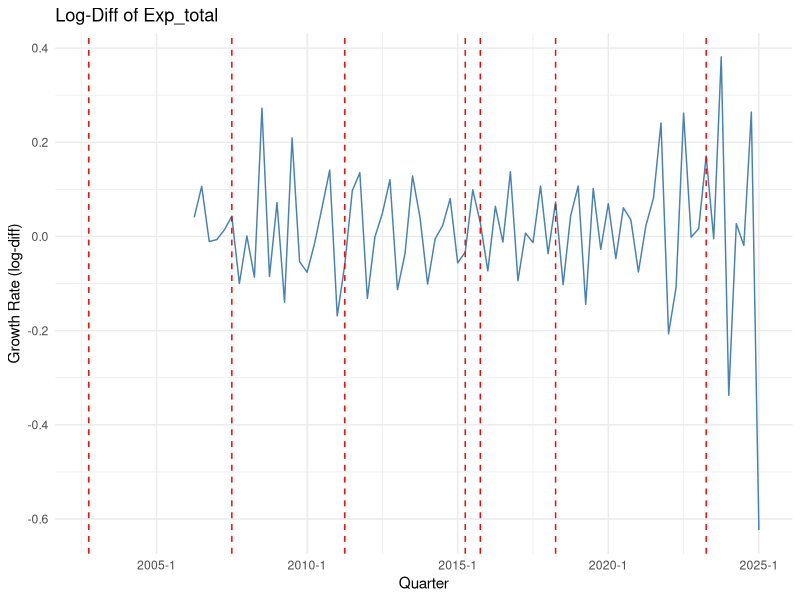
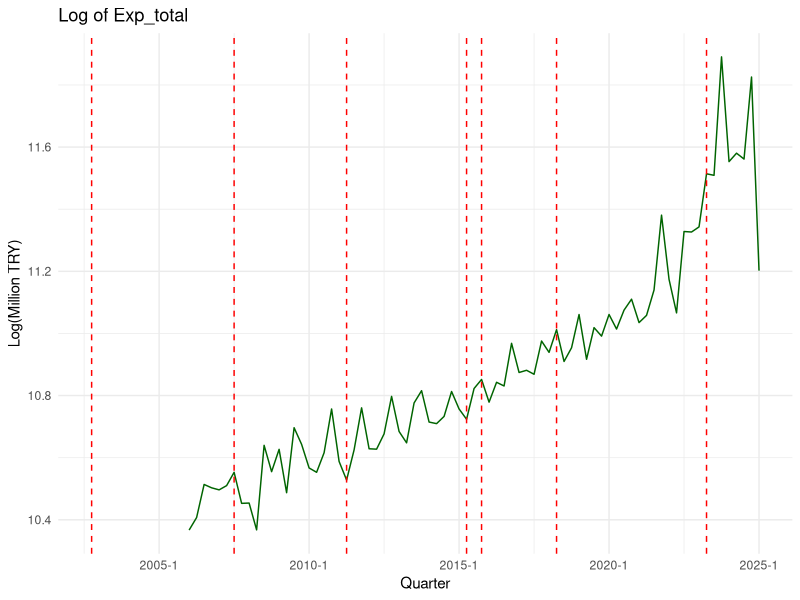
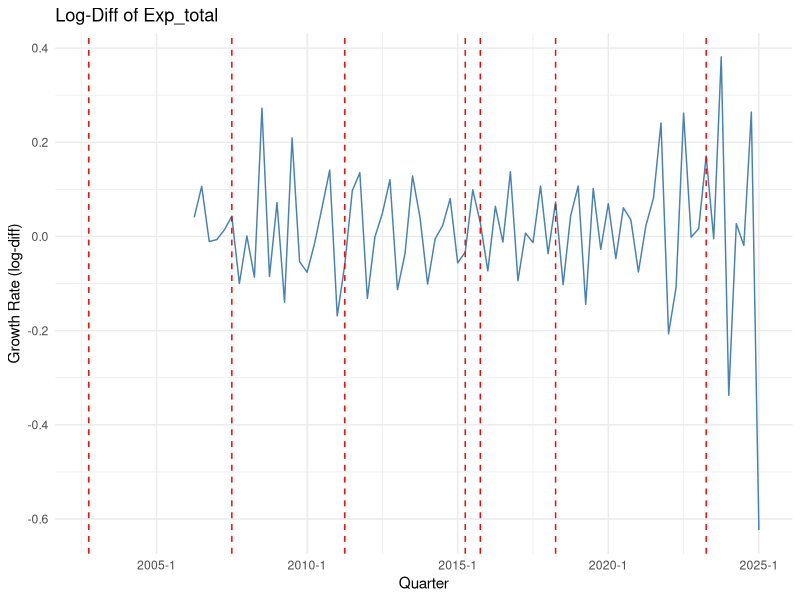
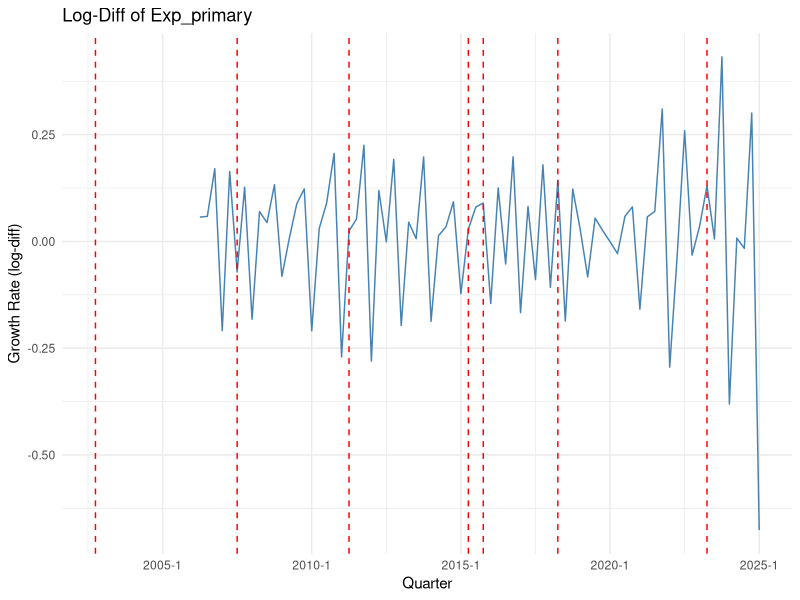
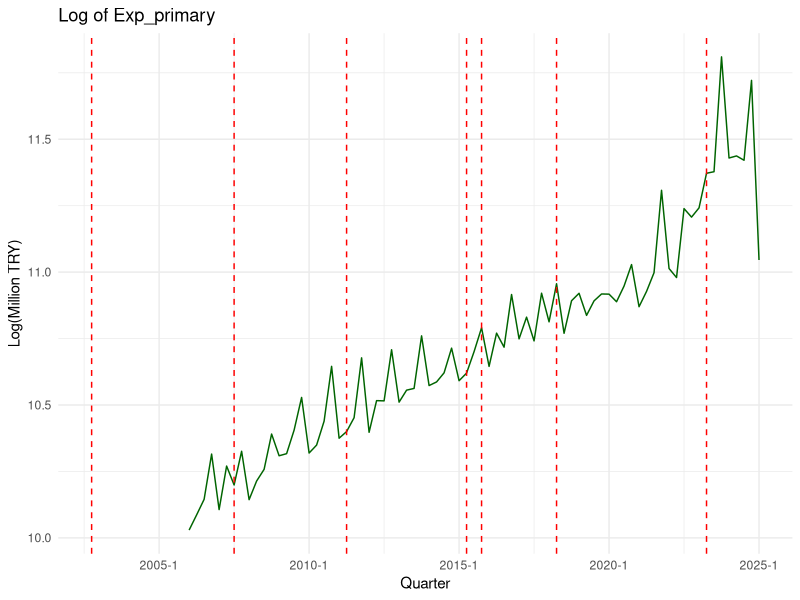
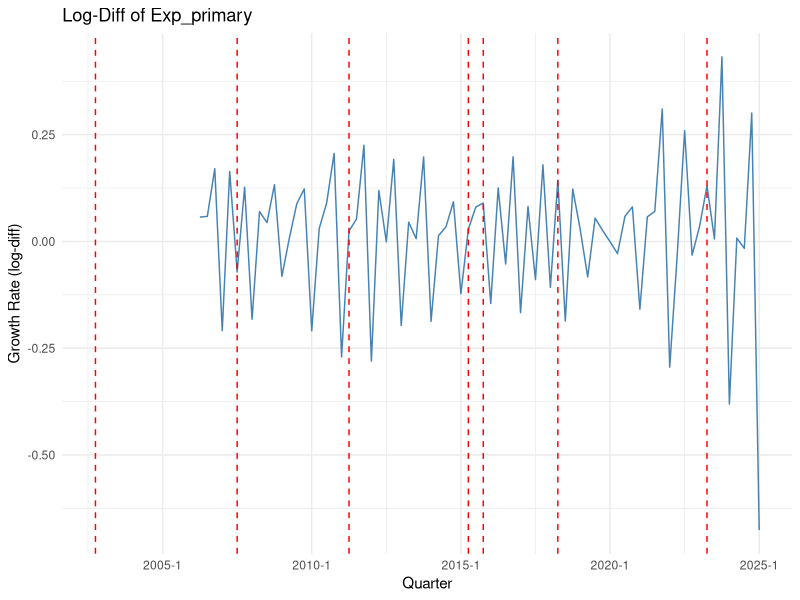
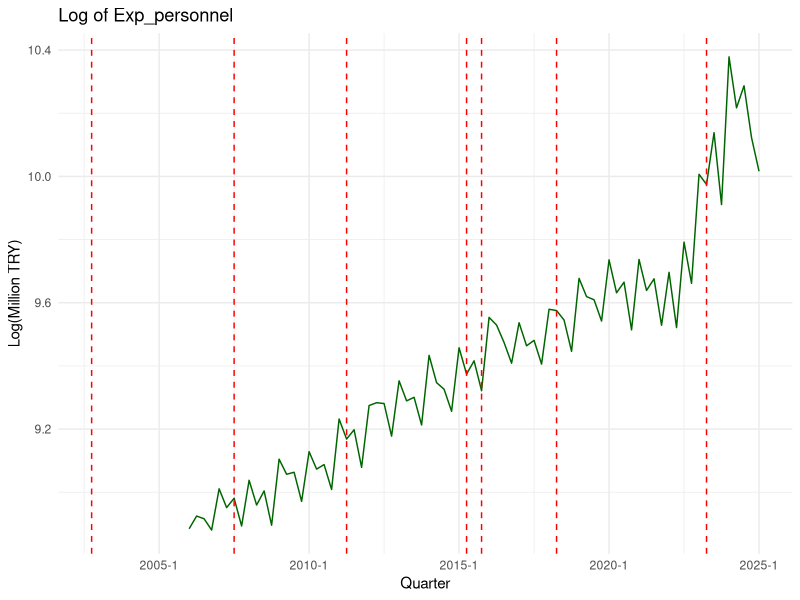
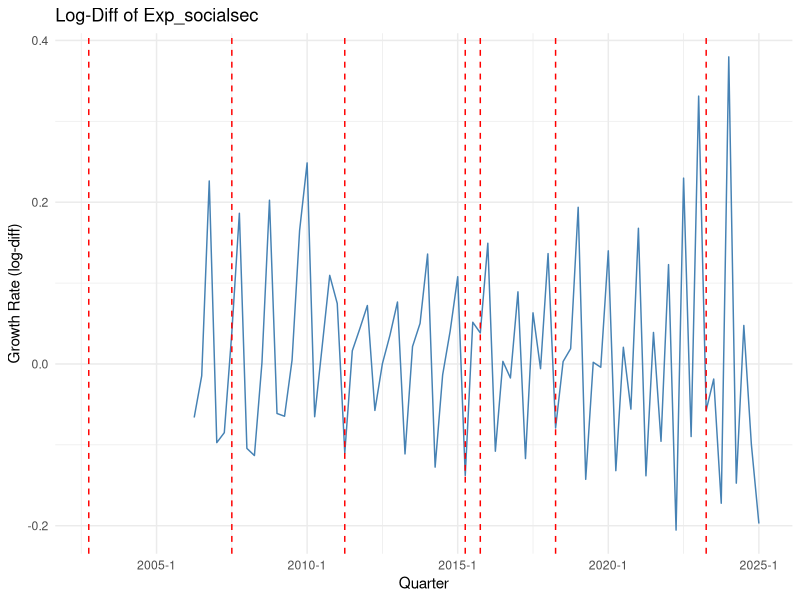

These charts were generated, in order, by the following R code: (Note: this script raises an error after producing the figures.)
# ----------------------------------------
# Script 04 - Log, ADF Test, Conditional Diff + Plot (Final Stable Version)
# ----------------------------------------

library(readr)
library(dplyr)
library(zoo)
library(tseries)
library(ggplot2)
library(stringr)
library(scales)

# Load and prepare data
df <- read_csv("data/processed/EVDS_real.csv")
df$quarter <- as.yearqtr(df$quarter)
df <- df %>% arrange(quarter)

# Define election quarters
elections <- as.yearqtr(c("2002 Q4", "2007 Q3", "2011 Q2", 
                          "2015 Q2", "2015 Q4", "2018 Q2", "2023 Q2"))


# Identify *_real variables (excluding known problematic ones)
real_vars <- names(df) %>%
  str_subset("_real$") %>%
  setdiff(c("cpi", "balance_real", "pri_balance_real"))

# ✅ Remove rows where ALL real fiscal variables are NA
df <- df %>% filter(if_any(all_of(real_vars), ~ !is.na(.)))

# Initialize stationarity result table
results <- data.frame(
  variable = character(),
  p_value_log = numeric(),
  stationary_log = character(),
  p_value_dlog = numeric(),
  stationary_dlog = character(),
  stringsAsFactors = FALSE
)


# Loop through each real fiscal variable
for (var in real_vars) {
  log_var <- paste0("log_", var)
  dlog_var <- paste0("dlog_", var)
  
  # Log-transform and clean invalid values
  df[[log_var]] <- tryCatch(log(df[[var]]), error = function(e) rep(NA, nrow(df)))
  df[[log_var]][!is.finite(df[[log_var]])] <- NA  # remove -Inf, Inf, NaN
  
  # Prepare clean data for ADF
  x_clean <- na.omit(df[[log_var]])
  
  # Run ADF test only if enough clean data
  if (length(x_clean) >= 25 && sd(x_clean) > 0) {
    pval <- tryCatch(adf.test(x_clean)$p.value, error = function(e) NA)
  } else {
    pval <- NA
  }
  
  # Determine stationarity
  stationary <- ifelse(!is.na(pval) && pval < 0.05, "Yes", "No")
  
  # If non-stationary in log, difference and re-test
  if (stationary == "No") {
    df[[dlog_var]] <- tryCatch(c(NA, diff(df[[log_var]])), error = function(e) rep(NA, nrow(df)))
    
    x_diff_clean <- na.omit(df[[dlog_var]])
    if (length(x_diff_clean) >= 25 && sd(x_diff_clean) > 0) {
      pval_dlog <- tryCatch(adf.test(x_diff_clean)$p.value, error = function(e) NA)
    } else {
      pval_dlog <- NA
    }
    
    stationary_dlog <- ifelse(!is.na(pval_dlog) && pval_dlog < 0.05, "Yes", "No")
    
    # Save dlog plot as before
    p_dlog <- ggplot(df, aes(x = quarter, y = .data[[dlog_var]])) +
      geom_line(color = "steelblue") +
      geom_vline(xintercept = elections, linetype = "dashed", color = "red") +
      labs(
        title = paste("Log-Diff of", str_to_title(gsub("_real", "", var))),
        y = "Growth Rate (log-diff)",
        x = "Quarter"
      ) +
      theme_minimal()
    
    ggsave(paste0("output/plots/", dlog_var, ".png"), p_dlog, width = 8, height = 5, dpi = 300)
    
  } else {
    pval_dlog <- NA
    stationary_dlog <- NA
  }
  
  # Store test result
  results <- rbind(results, data.frame(
    variable = log_var,
    p_value_log = round(pval, 4),
    stationary_log = stationary,
    p_value_dlog = round(pval_dlog, 4),
    stationary_dlog = stationary_dlog
  ))
  
  
  # Plot log-level variable
  p_log <- ggplot(df, aes(x = quarter, y = .data[[log_var]])) +
    geom_line(color = "darkgreen") +
    geom_vline(xintercept = elections, linetype = "dashed", color = "red") +
    labs(
      title = paste("Log of", str_to_title(gsub("_real", "", var))),
      y = "Log(Million TRY)", x = "Quarter"
    ) +
    theme_minimal()
  
  ggsave(paste0("output/plots/", log_var, ".png"), p_log, width = 8, height = 5, dpi = 300)
  
  # If not stationary → create log-diff and plot
  if (stationary == "No") {
    df[[dlog_var]] <- tryCatch(c(NA, diff(df[[log_var]])), error = function(e) rep(NA, nrow(df)))
    
    p_dlog <- ggplot(df, aes(x = quarter, y = .data[[dlog_var]])) +
      geom_line(color = "steelblue") +
      geom_vline(xintercept = elections, linetype = "dashed", color = "red") +
      labs(
        title = paste("Log-Diff of", str_to_title(gsub("_real", "", var))),
        y = "Growth Rate (log-diff)", x = "Quarter"
      ) +
      theme_minimal()
    
    ggsave(paste0("output/plots/", dlog_var, ".png"), p_dlog, width = 8, height = 5, dpi = 300)
  }
}

# Save updated dataset and stationarity results
write_csv(df, "data/processed/EVDS_real_transformed.csv")
write_csv(results, "output/tables/stationarity_summary.csv")


